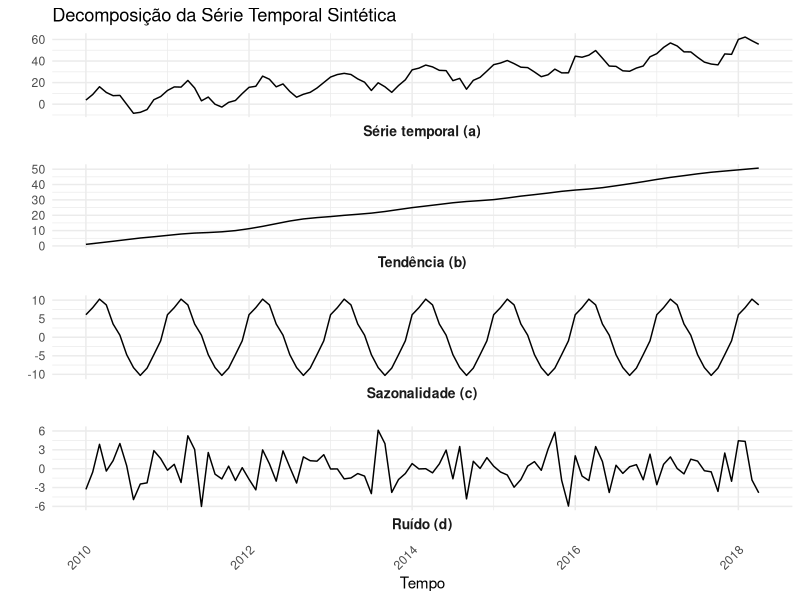

The R source for this figure:
## ---- chunk 1
library(ggplot2)
library(dplyr)
library(tidyr)
library(forecast)

set.seed(123) # Para reprodução

# Criar série temporal sintética com 100 observações
tempo <- 1:100
tendencia <- 0.5 * tempo
sazonalidade <- 10 * sin(2 * pi * tempo / 12) # Sazonalidade anual (12 períodos)
ruido <- rnorm(100, mean = 0, sd = 3)

# Série temporal completa
serie_completa <- ts(tendencia + sazonalidade + ruido, frequency = 12, start = c(2010, 1))

# Decompor a série temporal
decomposicao <- stl(serie_completa, s.window = "periodic")

# Extrair componentes
componentes <- as.data.frame(decomposicao$time.series)
componentes$time <- time(serie_completa)
componentes$"Série temporal (a)" <- serie_completa

# Renomear colunas para os labels desejados
componentes <- componentes %>%
  rename(
    "Tendência (b)" = trend,
    "Sazonalidade (c)" = seasonal,
    "Ruído (d)" = remainder
  )

# Transformar para formato longo para o ggplot
df_plot <- componentes %>%
  pivot_longer(
    cols = c("Série temporal (a)", "Tendência (b)", "Sazonalidade (c)", "Ruído (d)"),
    names_to = "componente",
    values_to = "valor"
  ) %>%
  mutate(
    componente = factor(componente, levels = c("Série temporal (a)", "Tendência (b)", 
                                              "Sazonalidade (c)", "Ruído (d)"))
  )

# Criar o gráfico com labels abaixo de cada painel
ggplot(df_plot, aes(x = time, y = valor)) +
  geom_line() +
  facet_wrap(~ componente, scales = "free_y", ncol = 1, 
             strip.position = "bottom",  # Labels abaixo de cada painel
             labeller = labeller(componente = label_value)) +
  labs(
    title = "Decomposição da Série Temporal Sintética",
    x = "Tempo",
    y = ""
  ) +
  theme_minimal() +
  theme(
    strip.background = element_blank(),
    strip.text = element_text(size = 10, face = "bold", hjust = 0.5),
    axis.text.x = element_text(angle = 45, hjust = 1),
    panel.spacing = unit(1, "lines")  # Espaço entre os painéis
  )
